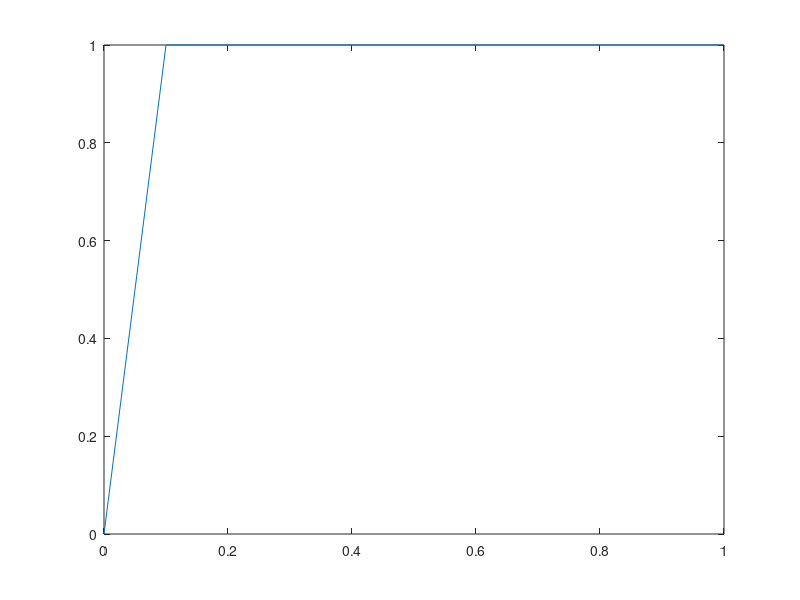

MATLAB code to generate this figure:
clc
clear;
alpha = 1; % k/(rho*c)
L = 1;  % length of domain
T = 1; % maximum time upto which the simulation needs to be run


Nt = 400;   %no. of time-step to reach max time
Dt = T/Nt;  % delta t = time step size
Nx=10;      % No. grid point-1
Dx=L/Nx;    % grid size

b=alpha*Dt/(Dx*Dx); % beta = alpha*delat t/(delat x)^2
th= zeros(Nx+1,Nt+1);
disp(th)

disp(b)


for i = 1:Nx+1      % Loop for Intial Condition
    x(i)=(i-1)*Dx;  % progression in space from i=1 to Nx+1
    th(i,1)=1;      % value of all theta at initial time (t=1)
end

for k=1:Nt+1        % Loop for Boundary Condition
    th(1,k)=0;      % value @ left boundray i.e theta @ i=1,at all time
    t(k)=(k-1)*Dt;  % progression in time from time t=1 to Nt+1
end

for k=1:Nt          % time loop
    for i=2:Nx      % spatial loop
        th(i,k+1)=th(i,k) + ((b/(2+2*b))*(th(i+1,k)-2*th(i,k)+th(i-1,k)+th(i+1,k+1)+th(i-1,k+1)));  %CN for internal nodes    
    end
    th(Nx+1,k+1)= th(Nx+1,k) + ((b/(1+b))*(th(Nx,k) + th(Nx+1,k) + th(Nx,k+1))); %CN for right boundary node         
end
disp(th)
figure (1)
plot(x,th(:,1))